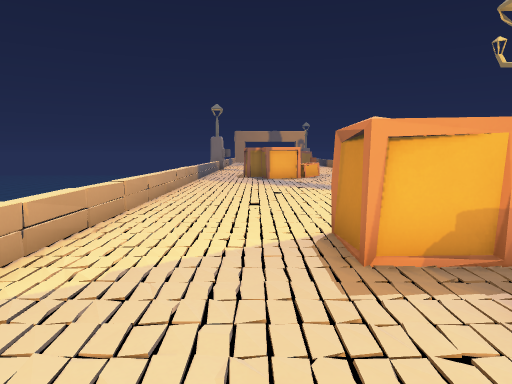
view 1 (above)

16 first-person views from a walk through a Godot game level. The camera is 1.2 m above the floor, tilts 6° down and sees 70° across. The floor is counted in squares, 1 m on a side. Each view is taken from the middle of a square. On the plan, view 1 faces up. The plan holds only what a view shows up to about 15 squares ahead; the rest is blank. The place goes on beyond the plan. Characters and animated objects are not drawn. Surface patterns are stand-ins for the level's own textures.

view 2
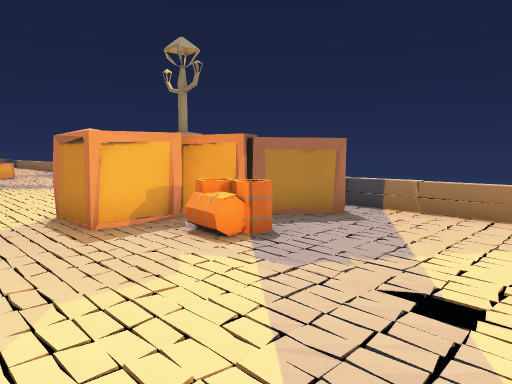

view 3
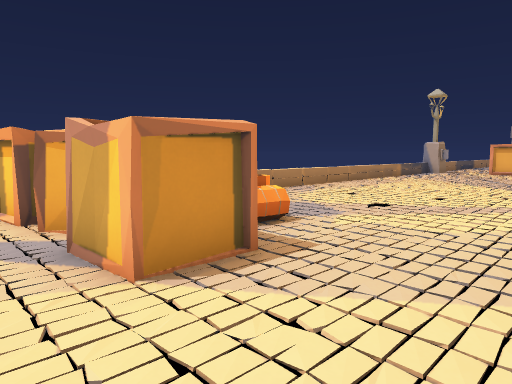

view 4
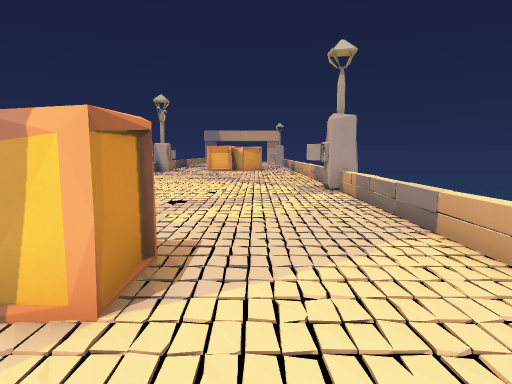

view 5
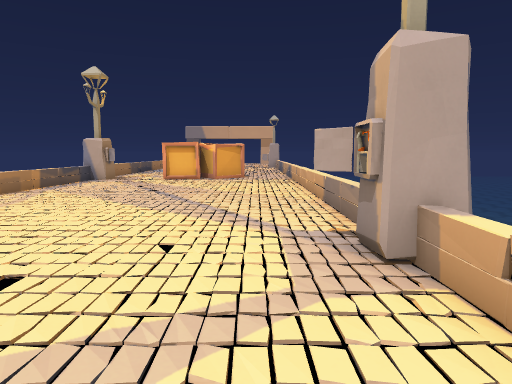

view 6
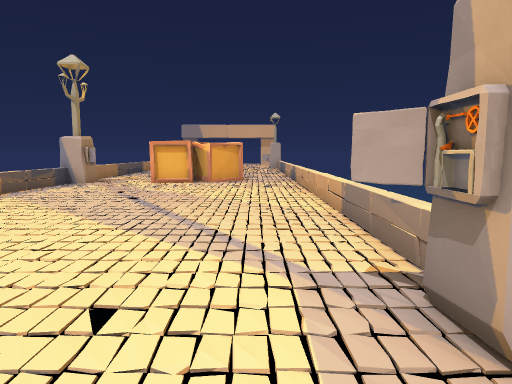

view 7
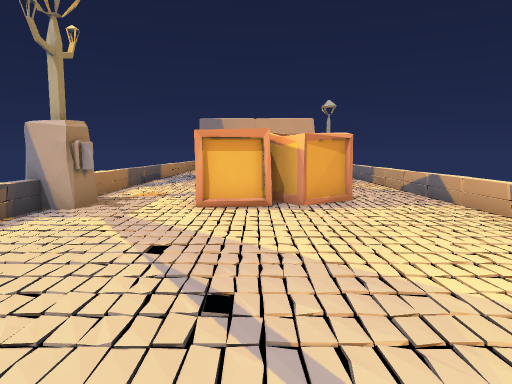

view 8
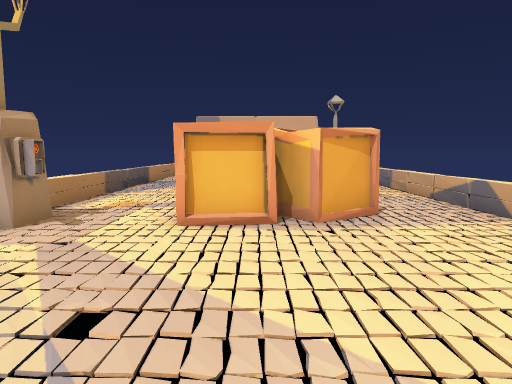

view 9
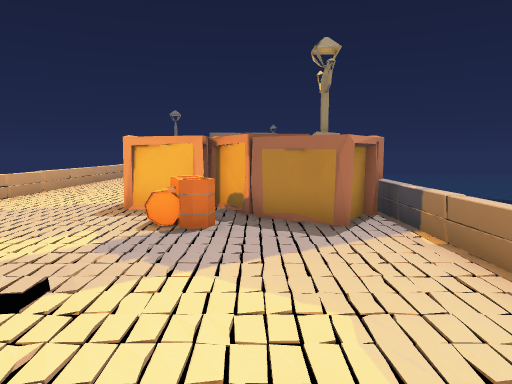

view 10
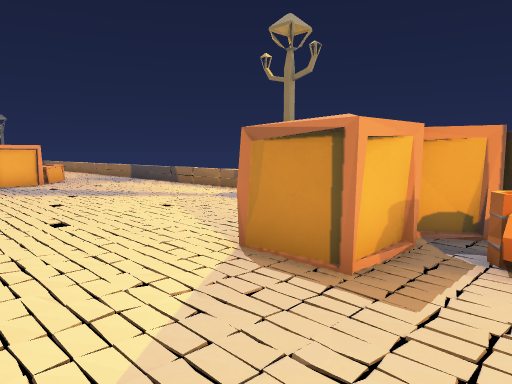

view 11
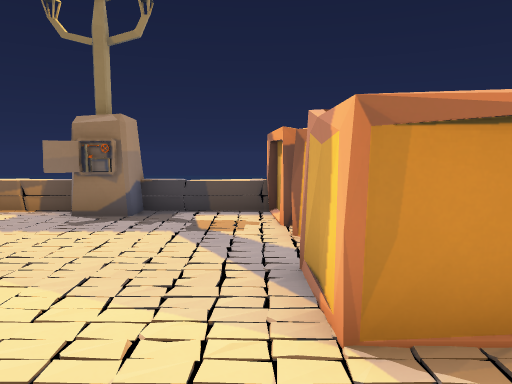

view 12
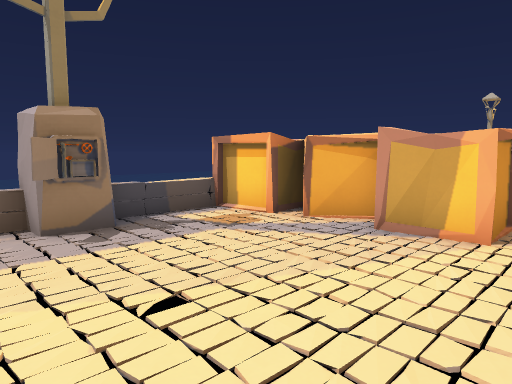

view 13
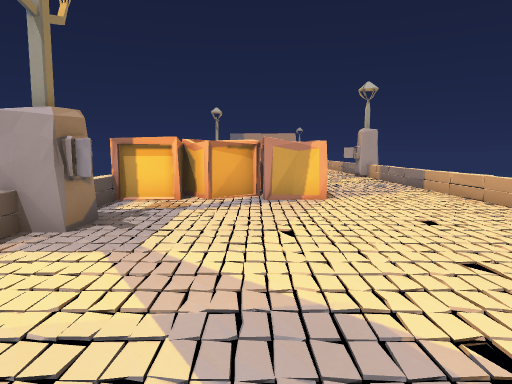

view 14
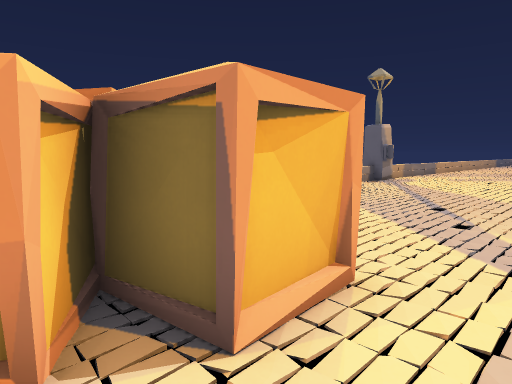

view 15
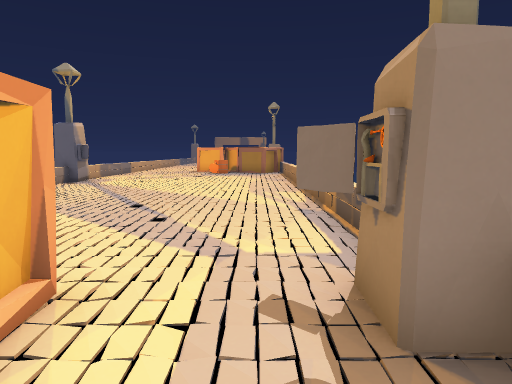

view 16
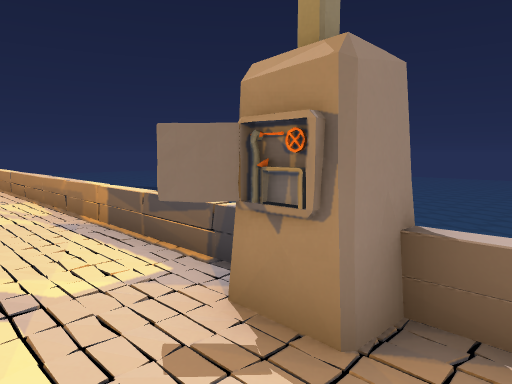

### Floor plan
Key: @ floor where view 1 was taken; # wall or solid block; x gap in a wall; . floor; = window, fence, low wall or low ledge; v drop or lower ground; C crate; B barrel; L lamp; O other object.
Columns run from 3 left of view 1 to 7 right of it. Each row starts with its distance up from view 1.
 16     .....
 15 = ....... =
 14 = ....... =
 13 v.........v
 12 = ........v
 11 = ........v
 10 v.........v
  9 x........O#
  8 =........##
  7 v........ =
  6 =........C#
  5 v...CCCCCC#
  4 =...CCCCC #
  3 v.....BCCC=
  2 v....BB.CC=
  1 =.........v
  0 v..@......v
 -1 v.........v
 -2 = ........v
 -3 = ........v
 -4 LL........v
 -5 #L........v
 -6 = ........v
 -7 v.........v
 -8 v.........v
 -9 x........ =
-10 v........ =
-11 = ....... =
-12 = ....... =
-13 v........ =
-14 =........ =
-15 =........ =
-16 =........ =
-17 v...CCC..##
-18 =..CCCC..##
-19 v..C CC...v
-20 =     C...x

Positions as (right, up) in squares from view 1, and headings:
1: (0, 0), facing up
2: (-1, -2), facing up-right
3: (-2, 7), facing down-right
4: (0, 8), facing down
5: (-1, 0), facing down
6: (-1, -2), facing down
7: (2, -9), facing down
8: (2, -11), facing down
9: (4, -4), facing up
10: (-2, 2), facing up-right
11: (-1, 6), facing right
12: (0, 11), facing down-right
13: (3, 15), facing down
14: (5, -20), facing up-left
15: (5, -20), facing up
16: (4, -19), facing up-right
